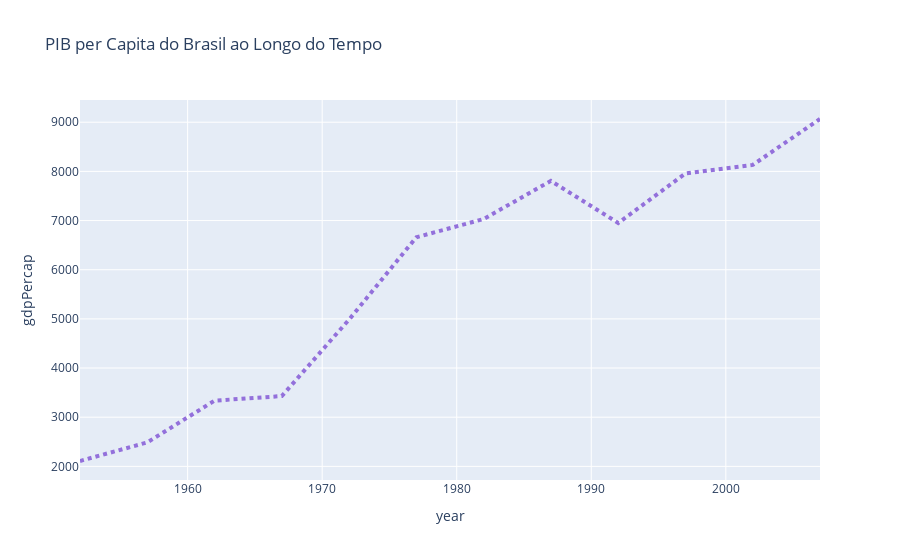

The cell this chart's notebook holds for it:
### Markdown cell above
Personalização de Estilos em Gráfico de Linhas

### Code cell
import plotly.express as px

# Dataset exemplo
df = px.data.gapminder().query("country=='Brazil'")

# Criando o gráfico de linhas
fig = px.line(df, x='year', y='gdpPercap', title='PIB per Capita do Brasil ao Longo do Tempo')

# Personalizando estilo da linha
fig.update_traces(line=dict(color='MediumPurple', width=4, dash='dot'))

fig.show()

### Figure 1 — Plotly figure (JSON) as saved in the notebook; plotly's stock layout.template omitted (floating-point values rounded to 4 significant figures)
{"data": [{"hovertemplate": "year=%{x}<br>gdpPercap=%{y}<extra></extra>", "legendgroup": "", "line": {"color": "MediumPurple", "dash": "dot", "width": 4}, "marker": {"symbol": "circle"}, "mode": "lines", "name": "", "orientation": "v", "showlegend": false, "type": "scatter", "x": [1952, 1957, 1962, 1967, 1972, 1977, 1982, 1987, 1992, 1997, 2002, 2007], "xaxis": "x", "y": [2109.0, 2487.0, 3337.0, 3430.0, 4986.0, 6660.0, 7031.0, 7807.0, 6950.0, 7958.0, 8131.0, 9066.0], "yaxis": "y"}], "layout": {"legend": {"tracegroupgap": 0}, "title": {"text": "PIB per Capita do Brasil ao Longo do Tempo"}, "xaxis": {"anchor": "y", "domain": [0, 1], "title": {"text": "year"}}, "yaxis": {"anchor": "x", "domain": [0, 1], "title": {"text": "gdpPercap"}}}}
